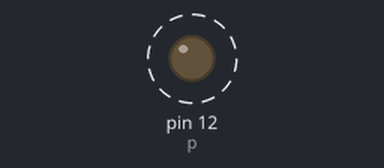
This sketch was run on a simulated Arduino Uno, built with avr-gcc and run on an emulated ATmega328P. On the bench: output pins drawn as LEDs (lit = HIGH). Dashed ring = blinking. What the sketch prints to the serial monitor is not drawn.

Above: at 0.4 s.
Timing chart, 0 to 4.9 s (numbered marks = the images above):
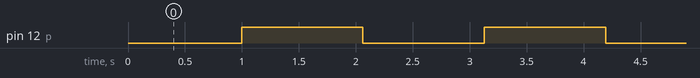

Measured:
- by itself, pin 12 (p): alternates HIGH for 1.1 s and LOW for 1.1 s

The sketch:

led_brightness1.ino
```cpp
// C++ code
//

int p =12;
void setup()
{
  //pinMode(LED_BUILTIN, OUTPUT);
  pinMode(p, OUTPUT);
  Serial.begin(9600);
}

void loop()
{
// analogWrite(p, 255);
 // delay(1000); // Wait for 1000 millisecond(s)
 //analogWrite(p, 0);
 // delay(1000); // Wait for 1000 millisecond(s)
  for (int i=0;i<=255;i++)
  {
    analogWrite(p, i);
    Serial.println("led on");
  }
}
```
